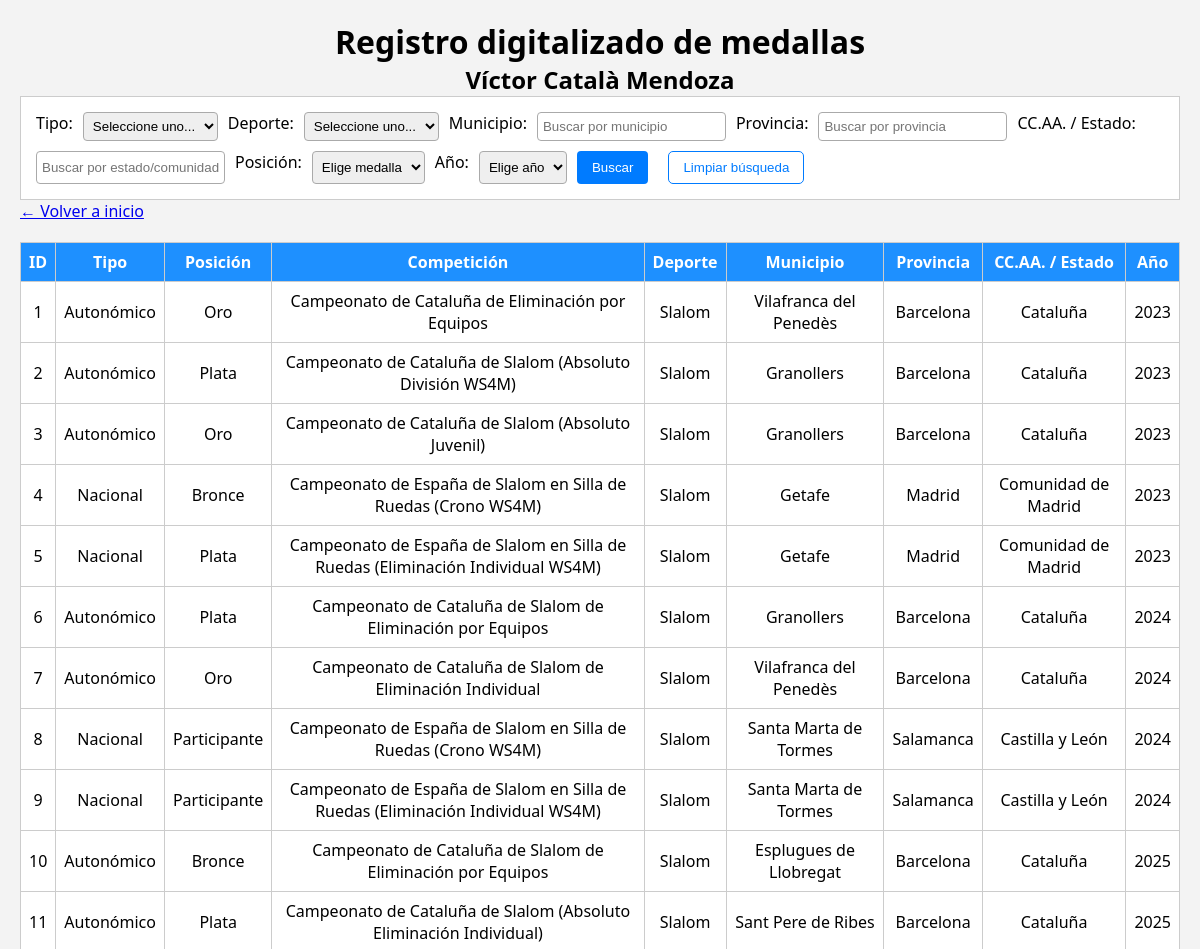
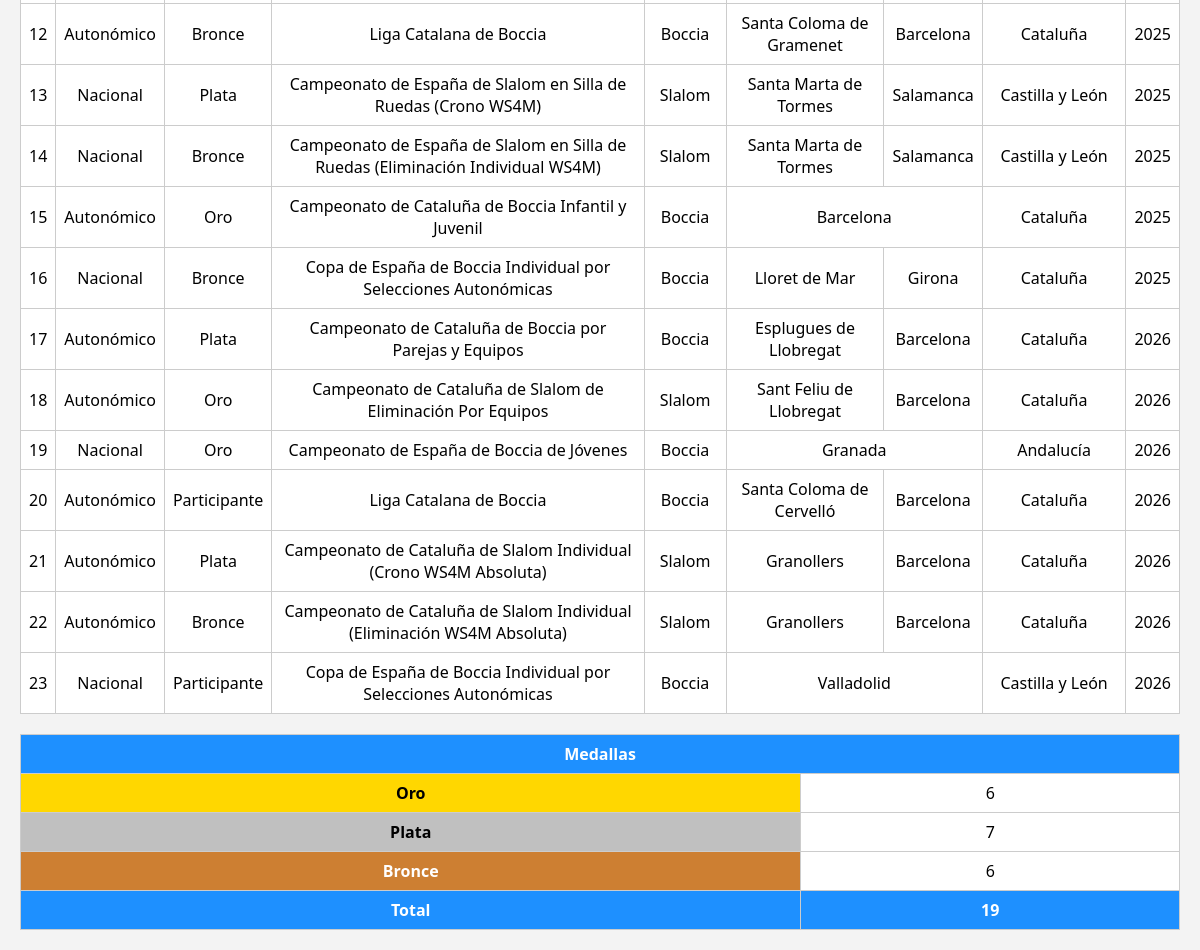
Page /medallero.php on the committed database (2 pictures, top to bottom).
### tables this page shows
CREATE TABLE medallas (
    id INT AUTO_INCREMENT PRIMARY KEY,
    tipo ENUM('Autonómico', 'Nacional', 'Internacional'),
    competicion VARCHAR(255),
    deporte VARCHAR(100),
    posicion ENUM('Oro', 'Plata', 'Bronce', 'Participante'),
    lugar VARCHAR(100),
    provincia VARCHAR(100),
    comunidad VARCHAR(100),
    pais VARCHAR(100),
    year YEAR
);

### funciones.php (called while the page is built, shortened)
<?php
function iconoMedalla($posicion)
{
    switch ($posicion) {
        default:
            return ucfirst($posicion);
    }
}
?>

### medallero.php (the view, shortened to what this page needs)
<?php include 'conexion.php';
include 'funciones.php'; ?>
<!DOCTYPE html>
<html>
<head>
    <link rel="stylesheet" href="css/index.css">
</head>
<body>
    <header>
        <h1>Registro digitalizado de medallas</h1>
        <h2>Víctor Català Mendoza</h2>
    </header>
    <form method="GET">
        Tipo:
        <select name="tipo">
            <option value="">Seleccione uno...</option>
        </select>
        Deporte:
        <select name="deporte">
            <option value="">Seleccione uno...</option>
        </select>
        Municipio:
        <input type="text" name="lugar" id="municipio" placeholder="Buscar por municipio">
        Provincia:
        <input type="text" name="provincia" id="provincia" placeholder="Buscar por provincia">
        CC.AA. / Estado:
        <input type="text" name="comunidad" id="comunidad" placeholder="Buscar por estado/comunidad autónoma">
        Posición:
        <select name="posicion">
            <option value="">Elige medalla</option>
        </select>
        Año:
        <select name="year">
            <option value="">Elige año</option>
        </select>
        <input type="submit" value="Buscar">
        <button type="button" id="limpiar-filtros">Limpiar búsqueda</button>
    </form>
    <a href="index.php">&larr; Volver a inicio</a>
    <?php
    $where = " WHERE 1=1";
    $sql = "SELECT * FROM medallas" . $where;
    $sqlResumen = "SELECT
        SUM(posicion = 'oro') AS oro,
        SUM(posicion = 'plata') AS plata,
        SUM(posicion = 'bronce') AS bronce,
        COUNT(*) AS total_registros
    FROM medallas" . $where . " AND posicion IN ('oro', 'plata', 'bronce')";
    $resultado = $conexion->query($sql);
    if ($resultado->num_rows > 0): ?>
        <table>
            <tr>
                <th>ID</th>
                <th>Tipo</th>
                <th>Posición</th>
                <th>Competición</th>
                <th>Deporte</th>
                <th>Municipio</th>
                <th>Provincia</th>
                <th>CC.AA. / Estado</th>
                <th>Año</th>
            </tr>
            <?php while ($fila = $resultado->fetch_assoc()): ?>
                <tr>
                    <td><?php echo $fila['id']; ?></td>
                    <td><?php echo $fila['tipo']; ?></td>
                    <td class="<?php echo $fila['posicion']; ?>">
                        <?php echo iconoMedalla($fila['posicion']); ?>
                    </td>
                    <td><?php echo $fila['competicion']; ?></td>
                    <td><?php echo $fila['deporte']; ?></td>
                    <?php
                    if ($fila['lugar'] == $fila['provincia']) {
                        echo '<td colspan="2">' . $fila['lugar'] . '</td>';
                        echo '<td>' . $fila['comunidad'] . '</td>';
                    } elseif ($fila['provincia'] == $fila['comunidad']) {
                        echo '<td colspan="2">' . $fila['provincia'] . '</td>';
                    } else {
                        echo '<td>' . $fila['lugar'] . '</td>';
                        echo '<td>' . $fila['provincia'] . '</td>';
                        echo '<td>' . $fila['comunidad'] . '</td>';
                    }
                    ?>
                    <td><?php echo $fila['year']; ?></td>
                </tr>
            <?php endwhile; ?>
        </table>
    <?php else: ?>
        <p>No se han encontrado resultados</p>
    <?php endif; ?>
    <?php
    $resultado2 = $conexion->query($sqlResumen);
    $resumen = $resultado2 ? $resultado2->fetch_assoc() : null;
    if ($resumen): ?>
        <table>
            <tr>
                <th colspan="2">Medallas</th>
            </tr>
            <tr>
                <th class=oro>Oro</th>
                <td><?php echo (int) $resumen['oro']; ?></td>
            </tr>
            <tr>
                <th class=plata>Plata</th>
                <td><?php echo (int) $resumen['plata']; ?></td>
            </tr>
            <tr>
                <th class=bronce>Bronce</th>
                <td><?php echo (int) $resumen['bronce']; ?></td>
            </tr>
            <tr>
                <th>Total</th>
                <th><?php echo (int) $resumen['total_registros']; ?></th>
            </tr>
        </table>
    <?php else: ?>
        <p>No se han encontrado resultados</p>
    <?php endif; ?>
</body>
</html>

### css/index.css (style rules this page uses)
* { box-sizing: border-box; padding: 0; margin: 0; }
body { font-family: 'Segoe UI', Tahoma, Geneva, Verdana, sans-serif; background-color: #f3f3f3; margin: 20px; }
header { text-align: center; }
form { background: #fff; padding: 15px; border: 1px solid #ccc; display: flex; flex-direction: row; flex-wrap: wrap; gap: 10px; }
input[type="text"], select { padding: 5px; border: 1px solid #aaa; border-radius: 4px; }
input[type="submit"] { padding: 6px 15px; background-color: #007BFF; color: white; border: none; border-radius: 4px; cursor: pointer; }
#limpiar-filtros { background-color: #fff; color: #007BFF; border: 1px solid #007BFF; padding: 8px 14px; border-radius: 5px; cursor: pointer; margin-left: 10px; transition: background-color 0.3s ease; }
table { width: 100%; border-collapse: collapse; margin-top: 20px; background: #fff; }
th, td { border: 1px solid #ccc; padding: 8px; text-align: center; }
th { background-color: dodgerblue; color: white; text-align: center; }
td.oro, th.oro { background-color: gold; color: black; font-weight: bold; }
td.plata, th.plata { background-color: silver; color: black; font-weight: bold; }
td.bronce, th.bronce { background-color: #cd7f32; color: white; font-weight: bold; }

### rows in the picture
medallas: id "1", tipo "Autonómico", posicion "Oro", competicion "Campeonato de Cataluña de Eliminación por Equipos", deporte "Slalom", lugar "Vilafranca del Penedès", provincia "Barcelona", comunidad "Cataluña", year "2023"
medallas: id "2", tipo "Autonómico", posicion "Plata", competicion "Campeonato de Cataluña de Slalom (Absoluto División WS4M)", deporte "Slalom", lugar "Granollers", provincia "Barcelona", comunidad "Cataluña", year "2023"
medallas: id "3", tipo "Autonómico", posicion "Oro", competicion "Campeonato de Cataluña de Slalom (Absoluto Juvenil)", deporte "Slalom", lugar "Granollers", provincia "Barcelona", comunidad "Cataluña", year "2023"
medallas: id "4", tipo "Nacional", posicion "Bronce", competicion "Campeonato de España de Slalom en Silla de Ruedas (Crono WS4M)", deporte "Slalom", lugar "Getafe", provincia "Madrid", comunidad "Comunidad de Madrid", year "2023"
medallas: id "5", tipo "Nacional", posicion "Plata", competicion "Campeonato de España de Slalom en Silla de Ruedas (Eliminación Individual WS4M)", deporte "Slalom", lugar "Getafe", provincia "Madrid", comunidad "Comunidad de Madrid", year "2023"
medallas: id "6", tipo "Autonómico", posicion "Plata", competicion "Campeonato de Cataluña de Slalom de Eliminación por Equipos", deporte "Slalom", lugar "Granollers", provincia "Barcelona", comunidad "Cataluña", year "2024"
medallas: id "7", tipo "Autonómico", posicion "Oro", competicion "Campeonato de Cataluña de Slalom de Eliminación Individual", deporte "Slalom", lugar "Vilafranca del Penedès", provincia "Barcelona", comunidad "Cataluña", year "2024"
medallas: id "8", tipo "Nacional", posicion "Participante", competicion "Campeonato de España de Slalom en Silla de Ruedas (Crono WS4M)", deporte "Slalom", lugar "Santa Marta de Tormes", provincia "Salamanca", comunidad "Castilla y León", year "2024"
medallas: id "9", tipo "Nacional", posicion "Participante", competicion "Campeonato de España de Slalom en Silla de Ruedas (Eliminación Individual WS4M)", deporte "Slalom", lugar "Santa Marta de Tormes", provincia "Salamanca", comunidad "Castilla y León", year "2024"
medallas: id "10", tipo "Autonómico", posicion "Bronce", competicion "Campeonato de Cataluña de Slalom de Eliminación por Equipos", deporte "Slalom", lugar "Esplugues de Llobregat", provincia "Barcelona", comunidad "Cataluña", year "2025"
medallas: id "11", tipo "Autonómico", posicion "Plata", competicion "Campeonato de Cataluña de Slalom (Absoluto Eliminación Individual)", deporte "Slalom", lugar "Sant Pere de Ribes", provincia "Barcelona", comunidad "Cataluña", year "2025"
medallas: id "12", tipo "Autonómico", posicion "Bronce", competicion "Liga Catalana de Boccia", deporte "Boccia", lugar "Santa Coloma de Gramenet", provincia "Barcelona", comunidad "Cataluña", year "2025"
medallas: id "13", tipo "Nacional", posicion "Plata", competicion "Campeonato de España de Slalom en Silla de Ruedas (Crono WS4M)", deporte "Slalom", lugar "Santa Marta de Tormes", provincia "Salamanca", comunidad "Castilla y León", year "2025"
medallas: id "14", tipo "Nacional", posicion "Bronce", competicion "Campeonato de España de Slalom en Silla de Ruedas (Eliminación Individual WS4M)", deporte "Slalom", lugar "Santa Marta de Tormes", provincia "Salamanca", comunidad "Castilla y León", year "2025"
medallas: id "15", tipo "Autonómico", posicion "Oro", competicion "Campeonato de Cataluña de Boccia Infantil y Juvenil", deporte "Boccia", lugar "Barcelona", comunidad "Cataluña", year "2025"
medallas: id "16", tipo "Nacional", posicion "Bronce", competicion "Copa de España de Boccia Individual por Selecciones Autonómicas", deporte "Boccia", lugar "Lloret de Mar", provincia "Girona", comunidad "Cataluña", year "2025"
medallas: id "17", tipo "Autonómico", posicion "Plata", competicion "Campeonato de Cataluña de Boccia por Parejas y Equipos", deporte "Boccia", lugar "Esplugues de Llobregat", provincia "Barcelona", comunidad "Cataluña", year "2026"
medallas: id "18", tipo "Autonómico", posicion "Oro", competicion "Campeonato de Cataluña de Slalom de Eliminación Por Equipos", deporte "Slalom", lugar "Sant Feliu de Llobregat", provincia "Barcelona", comunidad "Cataluña", year "2026"
medallas: id "19", tipo "Nacional", posicion "Oro", competicion "Campeonato de España de Boccia de Jóvenes", deporte "Boccia", lugar "Granada", comunidad "Andalucía", year "2026"
medallas: id "20", tipo "Autonómico", posicion "Participante", competicion "Liga Catalana de Boccia", deporte "Boccia", lugar "Santa Coloma de Cervelló", provincia "Barcelona", comunidad "Cataluña", year "2026"
medallas: id "21", tipo "Autonómico", posicion "Plata", competicion "Campeonato de Cataluña de Slalom Individual (Crono WS4M Absoluta)", deporte "Slalom", lugar "Granollers", provincia "Barcelona", comunidad "Cataluña", year "2026"
medallas: id "22", tipo "Autonómico", posicion "Bronce", competicion "Campeonato de Cataluña de Slalom Individual (Eliminación WS4M Absoluta)", deporte "Slalom", lugar "Granollers", provincia "Barcelona", comunidad "Cataluña", year "2026"
medallas: id "23", tipo "Nacional", posicion "Participante", competicion "Copa de España de Boccia Individual por Selecciones Autonómicas", deporte "Boccia", lugar "Valladolid", comunidad "Castilla y León", year "2026"

### other values in the picture
$resumen['oro'] "6"
$resumen['plata'] "7"
$resumen['bronce'] "6"
$resumen['total_registros'] "19"
